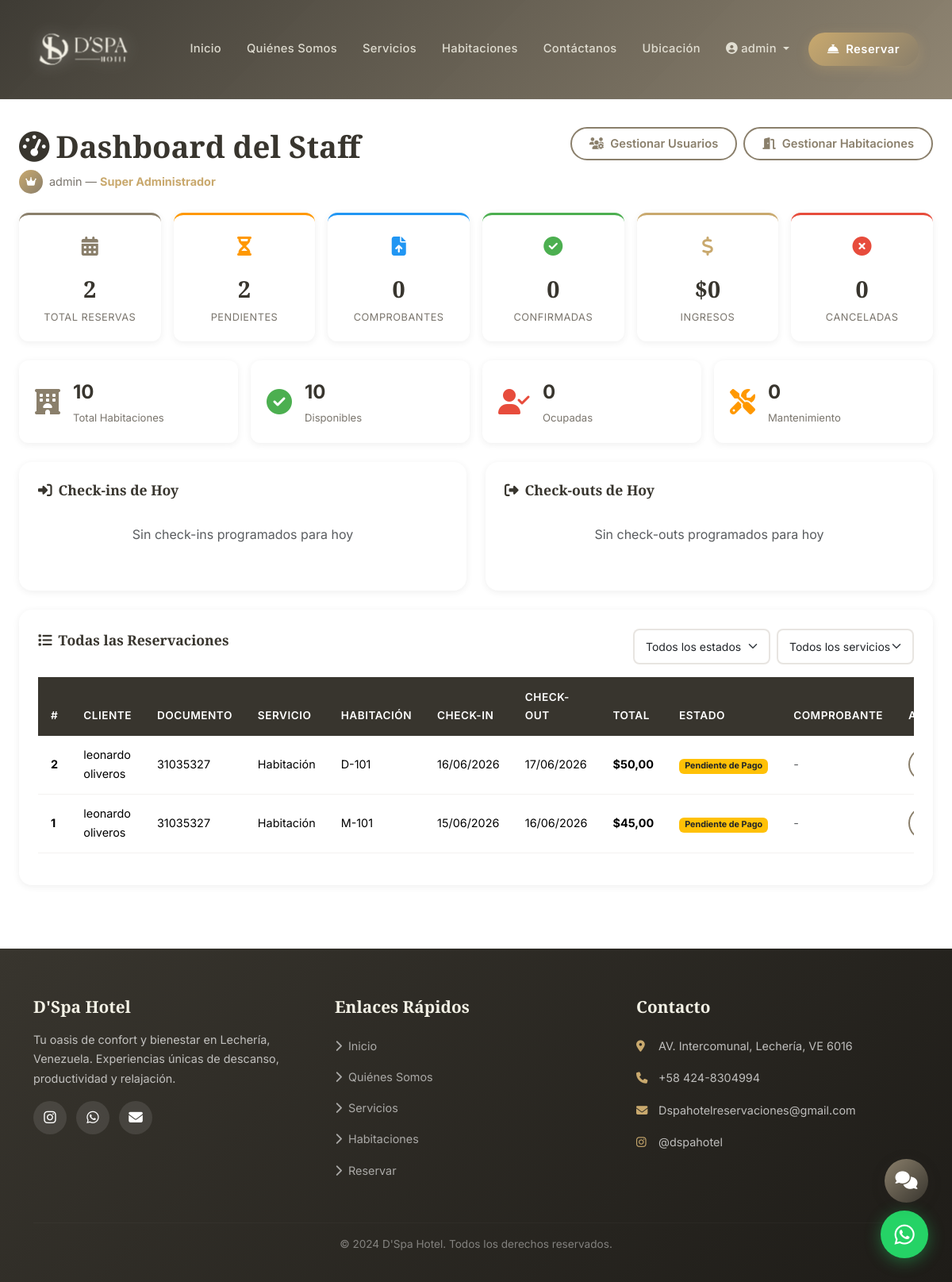
The app's page /staff/dashboard/ (signed in), older data.
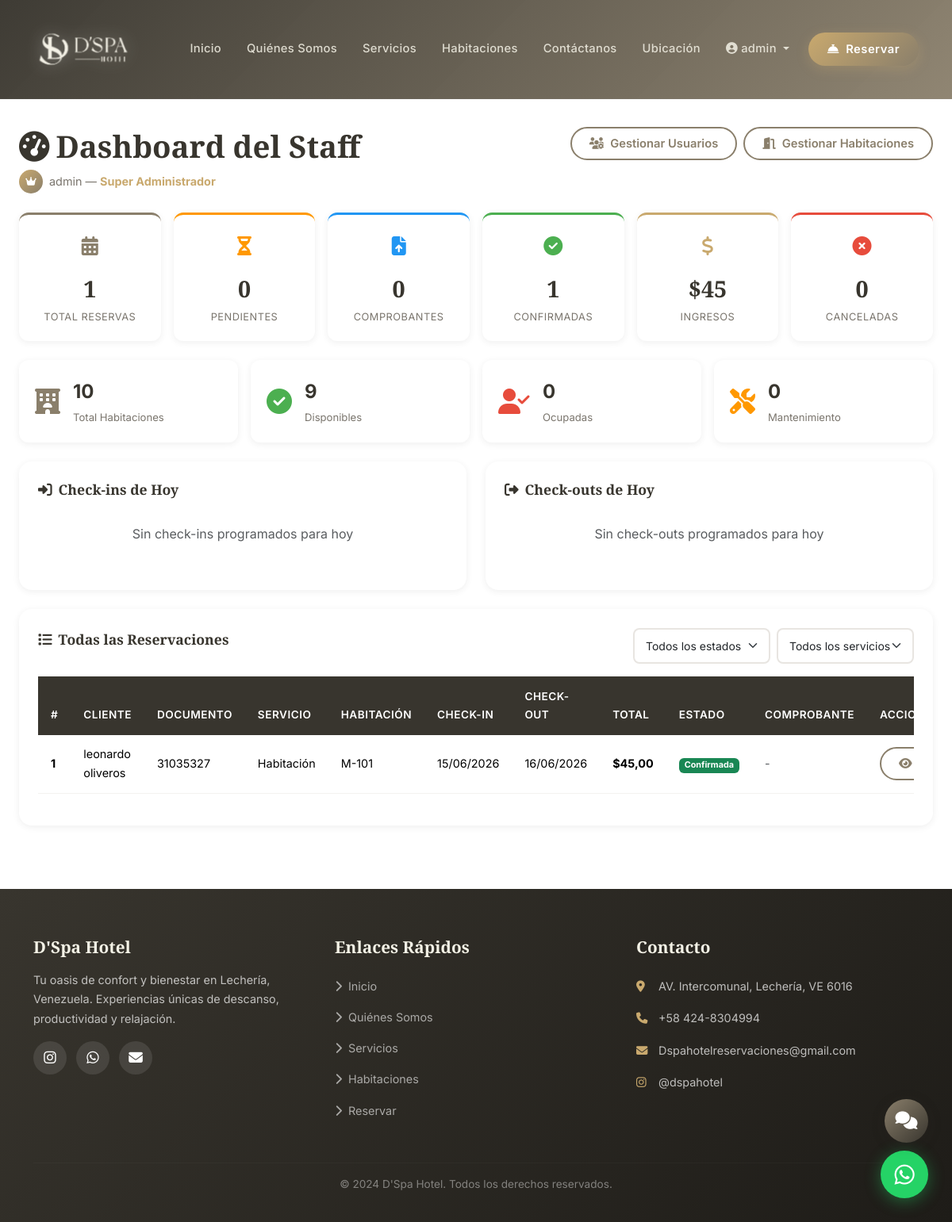
The same page, newer data.
### reservations/models.py (models this page shows, shortened)
class Reservation(models.Model):
    SERVICE_CHOICES = [
        ('room', 'Habitación'),
        ('gym', 'Gimnasio'),
        ('spa', 'Spa'),
        ('sauna', 'Sauna'),
        ('jacuzzi', 'Jacuzzi'),
        ('pool', 'Piscina'),
        ('event_room', 'Salón de Eventos'),
        ('conference', 'Sala de Conferencias'),
        ('restaurant', 'Restaurante'),
    ]
    STATUS_CHOICES = [
        ('pending', 'Pendiente de Pago'),
        ('payment_uploaded', 'Comprobante Subido'),
        ('confirmed', 'Confirmada'),
        ('cancelled', 'Cancelada'),
        ('completed', 'Completada'),
    ]
    customer = models.ForeignKey(Customer, on_delete=models.CASCADE, verbose_name="Cliente", related_name='reservations')
    service_type = models.CharField(max_length=20, choices=SERVICE_CHOICES, verbose_name="Servicio")
    room = models.ForeignKey(Room, on_delete=models.SET_NULL, null=True, blank=True, verbose_name="Habitación")
    check_in = models.DateField(verbose_name="Check-in")
    check_out = models.DateField(verbose_name="Check-out")
    adults_count = models.IntegerField(default=1, verbose_name="Adultos")
    children_count = models.IntegerField(default=0, verbose_name="Niños")
    total_price = models.DecimalField(max_digits=10, decimal_places=2, verbose_name="Precio Total")
    status = models.CharField(max_length=20, choices=STATUS_CHOICES, default='pending', verbose_name="Estado")
    special_requests = models.TextField(blank=True, verbose_name="Peticiones Especiales")
    created_at = models.DateTimeField(auto_now_add=True, verbose_name="Fecha de Creación")
    class Meta:
        ordering = ['-created_at']
        verbose_name = "Reservación"
        verbose_name_plural = "Reservaciones"

class Customer(models.Model):
    user = models.OneToOneField(User, on_delete=models.CASCADE, verbose_name="Usuario")
    phone = models.CharField(max_length=20, verbose_name="Teléfono")
    address = models.TextField(verbose_name="Dirección")
    id_document = models.CharField(max_length=50, verbose_name="Cédula/Pasaporte")
    birth_date = models.DateField(verbose_name="Fecha de Nacimiento")
    class Meta:
        verbose_name = "Cliente"
        verbose_name_plural = "Clientes"

### core/models.py (models this page shows, shortened)
class Room(models.Model):
    ROOM_TYPES = [
        ('doble', 'Habitación Doble'),
        ('deluxe', 'Habitación Deluxe'),
    ]
    STATUS_CHOICES = [
        ('available', 'Disponible'),
        ('occupied', 'Ocupada'),
        ('maintenance', 'Mantenimiento'),
        ('reserved', 'Reservada'),
    ]
    SALES_CHANNEL_CHOICES = [
        ('web', 'Portal Web'),
        ('puerta', 'Venta por Puerta'),
    ]
    room_type = models.CharField(max_length=20, choices=ROOM_TYPES, verbose_name="Tipo")
    room_number = models.CharField(max_length=10, unique=True, verbose_name="Número")
    floor = models.IntegerField(default=1, verbose_name="Piso")
    description = models.TextField(verbose_name="Descripción")
    detailed_description = models.TextField(verbose_name="Descripción Detallada", help_text="Incluir amenities y características")
    capacity_adults = models.IntegerField(default=2, verbose_name="Capacidad Adultos")
    capacity_children = models.IntegerField(default=0, verbose_name="Capacidad Niños")
    price_per_night = models.DecimalField(max_digits=10, decimal_places=2, verbose_name="Precio por Noche", help_text="Precio base en USD (sin IVA)")
    extra_guest_fee = models.DecimalField(max_digits=10, decimal_places=2, default=0, verbose_name="Cargo por Persona Adicional", help_text="Aplica para hab. dobles ($20 por persona adicional)")
    status = models.CharField(max_length=20, choices=STATUS_CHOICES, default='available', verbose_name="Estado")
    sales_channel = models.CharField(max_length=20, choices=SALES_CHANNEL_CHOICES, default='web', verbose_name="Canal de Venta", help_text="Las habitaciones de 'Puerta' no se muestran en el portal web")
    has_terrace = models.BooleanField(default=True, verbose_name="Terraza")
    has_safe = models.BooleanField(default=True, verbose_name="Caja Fuerte")
    has_tv = models.BooleanField(default=True, verbose_name="TV")
    has_closet = models.BooleanField(default=True, verbose_name="Closet")
    has_minibar = models.BooleanField(default=False, verbose_name="Mini Nevera")
    has_balcony = models.BooleanField(default=False, verbose_name="Balcón")
    is_active = models.BooleanField(default=True, verbose_name="Activa")
    class Meta:
        ordering = ['room_type', 'room_number']
        verbose_name = "Habitación"
        verbose_name_plural = "Habitaciones"

### staff/views.py (the view)
    def wrapper(request, *args, **kwargs):
        if not request.user.is_authenticated:
            return redirect('login')
        if not (request.user.is_staff or hasattr(request.user, 'staffprofile')):
            messages.error(request, 'No tiene permisos para acceder a esta sección.')
            return redirect('home')
        return view_func(request, *args, **kwargs)

### staff/views.py (called while the page is built)
def staff_required(view_func):
    def wrapper(request, *args, **kwargs):
        if not request.user.is_authenticated:
            return redirect('login')
        if not (request.user.is_staff or hasattr(request.user, 'staffprofile')):
            messages.error(request, 'No tiene permisos para acceder a esta sección.')
            return redirect('home')
        return view_func(request, *args, **kwargs)
    return wrapper

def _is_recepcionista(user):
    if user.is_superuser:
        return False
    if user.groups.filter(name='Encargados de Reservaciones').exists():
        return False
    if user.groups.filter(name='Recepcionistas de Datos').exists():
        return True
    return not user.is_superuser

### staff/templates/staff/dashboard.html (shortened to what the changed rows need)
{% extends 'core/base.html' %}
{% load static %}
{% block content %}
<section class="section-padding" style="margin-top: 80px;">
    <div class="container-fluid px-4">
        <div class="d-flex justify-content-between align-items-start mb-4 flex-wrap gap-2">
            <div>
                <h2 class="section-title mb-1"><i class="fas fa-tachometer-alt me-2"></i>Dashboard del Staff</h2>
            </div>
        </div>
        <div class="row g-3 mb-4">
            <div class="col-xl-2 col-md-4 col-6">
                <div class="stat-card stat-total">
                    <div class="stat-icon"><i class="fas fa-calendar-alt"></i></div>
                    <div class="stat-value">{{ total_reservations }}</div>
                    <div class="stat-label">Total Reservas</div>
                </div>
            </div>
            <div class="col-xl-2 col-md-4 col-6">
                <div class="stat-card stat-pending">
                    <div class="stat-icon"><i class="fas fa-hourglass-half"></i></div>
                    <div class="stat-value">{{ pending_reservations }}</div>
                    <div class="stat-label">Pendientes</div>
                </div>
            </div>
            <div class="col-xl-2 col-md-4 col-6">
                <div class="stat-card stat-confirmed">
                    <div class="stat-icon"><i class="fas fa-check-circle"></i></div>
                    <div class="stat-value">{{ confirmed_reservations }}</div>
                    <div class="stat-label">Confirmadas</div>
                </div>
            </div>
            <div class="col-xl-2 col-md-4 col-6">
                <div class="stat-card stat-income">
                    <div class="stat-icon"><i class="fas fa-dollar-sign"></i></div>
                    <div class="stat-value">${{ total_income }}</div>
                    <div class="stat-label">Ingresos</div>
                </div>
            </div>
        </div>
        <div class="row g-3 mb-4">
            <div class="col-lg-3 col-md-6">
                <div class="room-stat-card available">
                    <div>
                        <div class="room-stat-value">{{ available_rooms }}</div>
                        <div class="room-stat-label">Disponibles</div>
                    </div>
                </div>
            </div>
        </div>
        <div class="dashboard-card">
            <div class="table-responsive">
                <table class="table table-custom table-hover">
                    <thead>
                        <tr>
                            <th>#</th>
                            <th>Cliente</th>
                            <th>Documento</th>
                            <th>Servicio</th>
                            <th>Habitación</th>
                            <th>Check-in</th>
                            <th>Check-out</th>
                            <th>Total</th>
                            <th>Estado</th>
                            <th>Comprobante</th>
                            <th>Acciones</th>
                        </tr>
                    </thead>
                    <tbody>
                        {% for reservation in all_reservations %}
                        <tr>
                            <td><strong>{{ reservation.id }}</strong></td>
                            <td>{{ reservation.customer.user.get_full_name }}</td>
                            <td>{{ reservation.customer.id_document }}</td>
                            <td>{{ reservation.get_service_type_display }}</td>
                            <td>{% if reservation.room %}{{ reservation.room.room_number }}{% else %}-{% endif %}</td>
                            <td>{{ reservation.check_in|date:"d/m/Y" }}</td>
                            <td>{{ reservation.check_out|date:"d/m/Y" }}</td>
                            <td><strong>${{ reservation.total_price }}</strong></td>
                            <td>
                                <span class="badge
                                    {% if reservation.status == 'confirmed' %}bg-success
                                    {% elif reservation.status == 'pending' %}bg-warning text-dark
                                    {% elif reservation.status == 'payment_uploaded' %}bg-info
                                    {% elif reservation.status == 'cancelled' %}bg-danger
                                    {% elif reservation.status == 'completed' %}bg-secondary
                                    {% endif %}">
                                    {{ reservation.get_status_display }}
                                </span>
                            </td>
                            <td>
                                {% if reservation.payments.first %}
                                    {% if reservation.payments.first.proof_image %}
                                    <a href="{{ reservation.payments.first.proof_image.url }}" target="_blank" class="btn btn-sm btn-outline-custom">
                                        <i class="fas fa-image"></i>
                                    </a>
                                    {% endif %}
                                {% else %}
                                    <span class="text-muted">-</span>
                                {% endif %}
                            </td>
                            <td>
                                <a href="{% url 'staff_reservation_detail' reservation.id %}" class="btn btn-sm btn-outline-custom" title="Ver Detalle">
                                    <i class="fas fa-eye"></i>
                                </a>
                            </td>
                        </tr>
                        {% empty %}
                        <tr>
                            <td colspan="11" class="text-center text-muted py-3">No hay reservaciones registradas</td>
                        </tr>
                        {% endfor %}
                    </tbody>
                </table>
            </div>
        </div>
    </div>
</section>
{% endblock %}

Row changes from the older to the newer data that the page shows:
removed Reservation: id "2", customer.user.get_full_name "leonardo oliveros", customer.id_document "31035327", service_type "Habitación", room.room_number "D-101", check_in "16/06/2026", check_out "17/06/2026", total_price "50,00", status "Pendiente de Pago"
changed Reservation "Habitación": status "Pendiente de Pago" → "Confirmada"
Text that changed along with them:
{{ total_reservations }}: "2" → "1"
{{ pending_reservations }}: "2" → "0"
{{ confirmed_reservations }}: "0" → "1"
{{ total_income }}: "0" → "45"
{{ available_rooms }}: "10" → "9"
